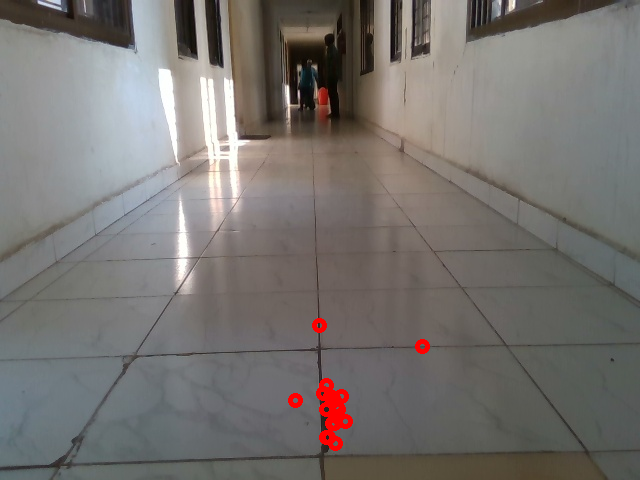
#> input picture icp_registered/left.png, 640 x 480 px
$ python getPose.py icp_registered/left.png icp_registered/registered_icp.png
#> lines starting #> are read from the running program, lines starting #| are printed output that depends on the picture
import numpy as np
import cv2
from matplotlib import pyplot as plt
from sys import argv, exit


def getCorr(imgFile1, imgFile2):
#> called with imgFile1 = 'icp_registered/left.png', imgFile2 = 'icp_registered/registered_icp.png'
	MIN_MATCH_COUNT = 1

	im1 = cv2.imread(imgFile1)
#> im1 is the input picture: shape (480, 640, 3); mean B, G, R 111.5, 114.5, 118.2
	im2 = cv2.imread(imgFile2)
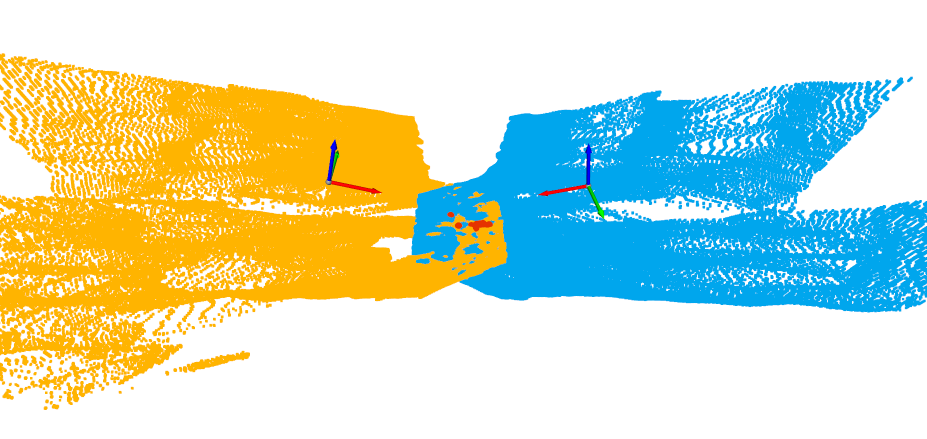
#> input picture icp_registered/registered_icp.png, 1853 x 878 px (shown at 1/2 size)
#> im2 is the input picture: shape (878, 1853, 3); mean B, G, R 197.2, 222, 208.9

	# pts_floor = np.array([[180, 299], [460, 290], [585, 443], [66, 462]]) # p3dx
	pts_floor = np.array([[544,649],[1379,646],[1602,1049],[300,1045]]) # camera cvit
	pts_correct = np.array([[0, 0], [399, 0], [399, 399], [0, 399]])

	homographyMat, status = cv2.findHomography(pts_floor, pts_correct)
	img1 = cv2.warpPerspective(im1, homographyMat, (400, 400))
#> img1: shape (400, 400, 3); every value is 0
	img2 = cv2.warpPerspective(im2, homographyMat, (400, 400))
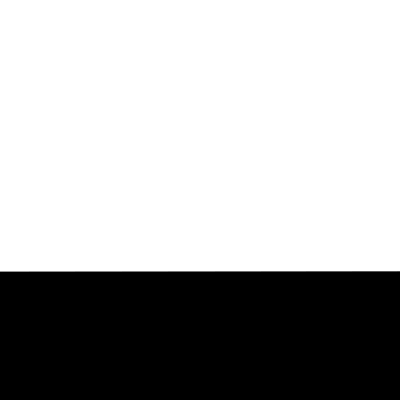
#> img2: shape (400, 400, 3); min 0, max 255, mean 173.1

	# cv2.imshow("Image1", img1)
	# cv2.imshow("Image2", img2)
	# cv2.waitKey(0)


	startPts = np.array([[0, 0], [400, 0], [400, 400], [0, 400]])
	endPts = np.array([[400, 400], [0, 400], [0, 0], [400, 0]])
	homoFl, status = cv2.findHomography(startPts, endPts)
	imgFl2 = cv2.warpPerspective(img2, homoFl, (400, 400))
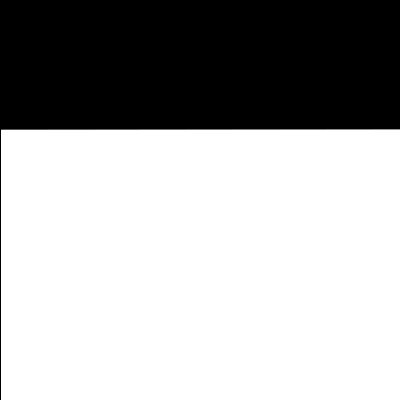
#> imgFl2: shape (400, 400, 3); min 0, max 255, mean 172

	# cv2.imshow("Image1", img1)
	# cv2.imshow("Image2", imgFl2)
	# cv2.waitKey(0)

	img2 = imgFl2
	# exit(1)

#> (the run stopped early here; a loop or call above may not have finished)
